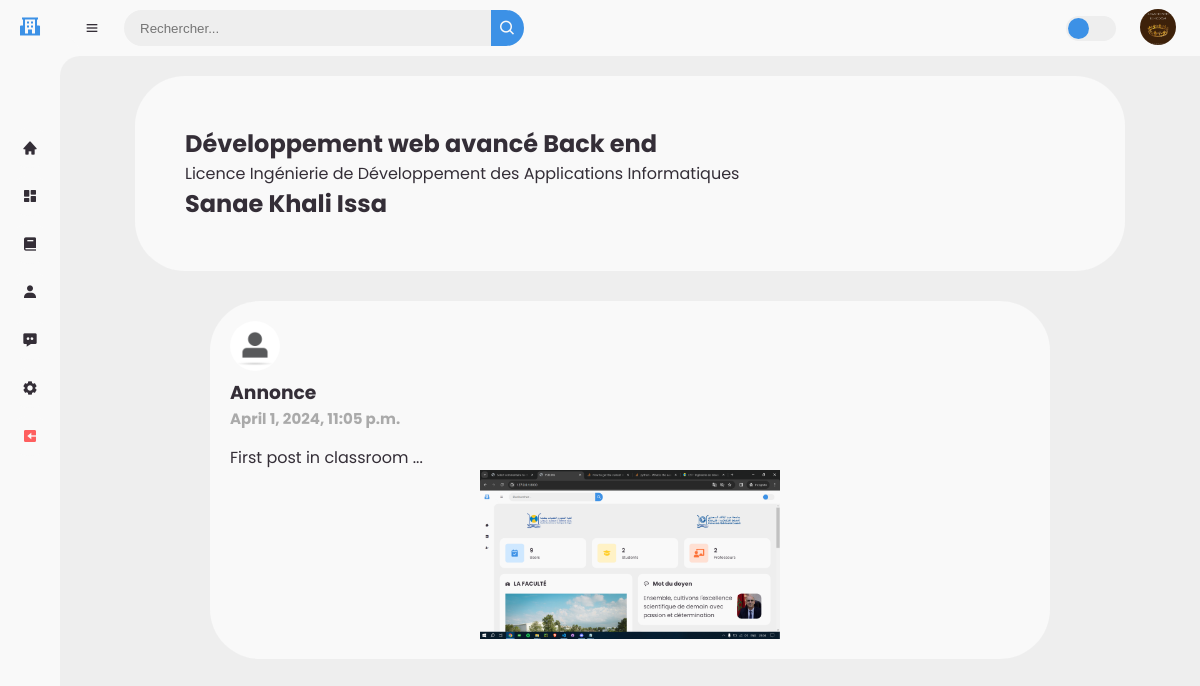
/classroom/1/ (signed in), run on the app's committed database.
### app1/models.py (models this page shows, shortened)
class Profile(models.Model):
    user = models.OneToOneField(User,unique=True, on_delete=models.CASCADE)
    birth_date = models.DateField(null=True, blank=True)
    class Type(models.TextChoices):
        etudiant = 'Etudiant', 'Etudiant'
        enseignant = 'Enseignant' , 'Enseignant'
        entreprise = 'Entreprise' , 'Entreprise'
    type = models.TextField(choices=Type.choices ,null=True,blank=True)
    picture = models.ImageField(blank=True,null=True,upload_to="profile_imgs/",default="profile_imgs/default.jpg")
    bio = models.TextField(max_length=500, blank=True,null=True,default="vide bio")
    phonenumber = models.TextField(max_length=14,blank=True,null=True,default="+212000000")
    adresse = models.TextField(blank=True,null=True,default="vide adresse")
    privacy = models.BooleanField(blank=True,default=0)

class Classe_etudiant(models.Model):
    etudiant = models.ForeignKey(Etudiant, on_delete=models.CASCADE)
    classroom = models.ForeignKey(Classroom, on_delete=models.CASCADE)

class Classroom(models.Model):
    title = models.TextField(null=True)
    description= models.TextField(null=True)
    enseignant = models.ForeignKey(Enseignant, on_delete=models.CASCADE)

class Enseignant(models.Model):
    user = models.OneToOneField(User,unique=True, on_delete=models.CASCADE)
    departement = models.TextField(null=True)

class Class_publication(models.Model):
    content=models.TextField(null=True)
    attachement=models.FileField(null=True,upload_to="classroom_files/")
    date_pub=models.DateTimeField(auto_now_add=True)
    class Type(models.TextChoices):
        devoir = 'devoir', 'devoir'
        annonce = 'annonce' , 'annonce'
    type = models.TextField(choices=Type.choices ,null=True)
    note=models.IntegerField(null=True)
    classroom=models.ForeignKey(Classroom,on_delete=models.CASCADE)

### app1/views.py (the view, shortened to what this page needs)
# urls.py: path('classroom/<class_id>/',views.classroom,name='classroom'),
@login_required(login_url = "login")
def classroom(request,class_id):
    if request.user.is_authenticated:
        us= request.user
        profile = Profile.objects.get(user=us)
        if profile.type == "Etudiant":
            classroom = Classe_etudiant.objects.get(id=class_id)
        elif profile.type == "Enseignant":
            classroom = Classroom.objects.get(id=class_id)
        classroompubs = reversed(Class_publication.objects.filter(classroom=class_id))
    return render(request,"etudiant/classroom.html",{"classroom":classroom,"classroompubs":classroompubs})

### templates/etudiant/classroom.html (shortened to what this page needs)
{%extends 'layout/index.html'%}
{%load static%}
{%block content%}
<link rel="stylesheet" href="{% static 'css/classroom.css' %}">
<section class="container">
    {%if request.user.profile.type == "Etudiant"%}
    <div class="classroom_info">
        <h2 class="info">{{classroom.classroom.title}}</h2>
        <p class="info">{{classroom.classroom.description}}</p>
        <h2 class="right info">{{classroom.classroom.enseignant.user.first_name}} {{classroom.classroom.enseignant.user.last_name}}</h2>
    </div>
    {%endif%}
    {%for pub in classroompubs%}
    <a href="{% url 'classroompub' pub_id=pub.id %}" class="postclickable">
        <div class="classroompub">
            <div class="pub">
                <div class="pub_head">
                    <img src="{{pub.classroom.enseignant.user.profile.picture.url}}" alt="Profile Picture" class="profile-picture">
                    <div class="pub-info">
                        <h3 class="info">{{pub.type}}</h3>
                        <h5 class="pub-date ">{{pub.date_pub}}</h5>
                    </div>
                </div>
                <div class="pub-content">
                    <p class="info">{{pub.content}}</p>
                    <div class="pubattch">
                        {%if pub.attachement%}
                        <img src="{{pub.attachement.url}}" alt="" width="300">
                        {%endif%}
                    </div>
                </div>
            </div>
        </div>
    </a>
    {%endfor%}
</section>
{%endblock%}

### templates/layout/index.html (shortened to what this page needs)
{%load static%}
<!DOCTYPE html>
<html lang="en">
<head>
	<link href='https://unpkg.com/boxicons@2.0.9/css/boxicons.min.css' rel='stylesheet'>
	<link href='https://unpkg.com/boxicons@2.1.4/css/boxicons.min.css' rel='stylesheet'>
	<link href='//cdnjs.cloudflare.com/ajax/libs/font-awesome/6.0.0/css/all.min.css' rel='stylesheet'>
	<link rel="stylesheet" href="{% static 'css/style.css' %}">
</head>
<body>
    <section id="sidebar" class="hide">
    <a href="/" class="brand">
        <i class='bx bxs-school'></i>
    </a>
    <ul class="side-menu top">
        {%if request.user.is_authenticated%}
        <li {%if request.path == "/dashboard/home" %}class="active"{%endif%}>
            <a href="/dashboard/home">
                <i class='bx bxs-home' ></i>
            </a>
        </li>
        <li {%if request.path == "/dashboard/" %}class="active"{%endif%} >
            <a href="/dashboard">
                <i class='bx bxs-dashboard' ></i>
            </a>
        </li>
        {%if request.user.profile.type == "Etudiant" or request.user.profile.type == "Enseignant" %}
        <li {%if request.path == "/classrooms/" %}class="active"{%endif%}>
            <a href="{%url 'classrooms'%}">
                <i class='bx bxs-book'></i>
            </a>
        </li>
        {%endif%}
        <li {%if request.path == "/profile/" %}class="active"{%endif%}>
            <a href="/profile">
                <i class='bx bxs-user'></i>
            </a>
        </li>
        <li {%if request.path == "/chat/" %}class="active"{%endif%}>
            <a href="/chat">
                <i class='bx bxs-message-dots' ></i>
            </a>
        </li>
        <li {%if request.path == "/profilesettings/" %}class="active"{%endif%}>
            <a href="/profilesettings">
                <i class='bx bxs-cog' ></i>
            </a>
        </li>
        <li>
            <a href="/logout" class="logout">
                <i class='bx bxs-exit bx-rotate-180' ></i>
            </a>
        </li>
        {%endif%}
    </ul>
</section>
<section id="content">
    <nav class="navbar">
        <i class='bx bx-menu' ></i>
        <form action="/profile_search" method="post">
            <div class="form-input">
                <input name="search" type="search" placeholder="Rechercher...">
                <button type="submit" class="search-btn"><i class='bx bx-search' ></i></button>
            </div>
        </form>
        <label for="switch-mode" class="switch-mode"></label>
        {%if request.user.is_authenticated%}
        <a href="/profile" class="profile">
            <img src="{{request.user.profile.picture.url}}">
        </a>
        {%endif%}
    </nav>
        {% block content %}
        {% endblock %}
</body>
</html>

### static/css/style.css (style rules this page uses)
* { margin: 0; padding: 0; box-sizing: border-box; }
a { color: var(--dark); text-decoration: none; }
li { list-style: none; }
:root { --poppins: 'Poppins', sans-serif; --lato: 'Lato', sans-serif; --light: #F9F9F9; --blue: #3C91E6; --light-blue: #CFE8FF; --grey: #eee; --dark-grey: #AAAAAA; --dark: #342E37; --red: #DB504A; --yellow: #FFCE26; --light-yellow: #FFF2C6; --orange: #FD7238; --light-orange: #FFE0D3; }
html { overflow-x: hidden; }
body { background: var(--grey); overflow-x: hidden; }
#sidebar { position: fixed; top: 0; left: 0; width: 280px; height: 100%; background: var(--light); z-index: 2000; font-family: var(--lato); transition: .3s ease; overflow-x: hidden; scrollbar-width: none; }
#sidebar.hide { width: 60px; }
#sidebar .brand { font-size: 24px; font-weight: 700; height: 56px; display: flex; align-items: center; color: var(--blue); position: sticky; top: 0; left: 0; background: var(--light); z-index: 500; padding-bottom: 20px; box-sizing: content-box; }
#sidebar .brand .bx { min-width: 60px; display: flex; justify-content: center; }
#sidebar .side-menu { width: 100%; margin-top: 48px; }
#sidebar .side-menu li { height: 48px; background: transparent; margin-left: 6px; border-radius: 48px 0 0 48px; padding: 4px; }
#sidebar .side-menu li a { width: 100%; height: 100%; background: var(--light); display: flex; align-items: center; border-radius: 48px; font-size: 16px; color: var(--dark); white-space: nowrap; overflow-x: hidden; }
#sidebar.hide .side-menu li a { width: calc(48px - (4px * 2)); transition: width .3s ease; }
#sidebar .side-menu li a.logout { color: var(--red); }
#sidebar .side-menu li a .bx { min-width: calc(60px - ((4px + 6px) * 2)); display: flex; justify-content: center; }
#content { position: relative; width: calc(100% - 280px); left: 280px; transition: .3s ease; }
#sidebar.hide ~ #content { width: calc(100% - 60px); left: 60px; }
#content nav { height: 56px; background: var(--light); padding: 0 24px; display: flex; align-items: center; grid-gap: 24px; font-family: var(--lato); position: sticky; top: 0; left: 0; z-index: 1000; }
#content nav::before { content: ''; position: absolute; width: 40px; height: 40px; bottom: -40px; left: 0; border-radius: 50%; box-shadow: -20px -20px 0 var(--light); }
#content nav a { color: var(--dark); }
#content nav .bx.bx-menu { cursor: pointer; color: var(--dark); }
#content nav form { max-width: 400px; width: 100%; margin-right: auto; }
#content nav form .form-input { display: flex; align-items: center; height: 36px; }
#content nav form .form-input input { flex-grow: 1; padding: 0 16px; height: 100%; border: none; background: var(--grey); border-radius: 36px 0 0 36px; outline: none; width: 100%; color: var(--dark); }
#content nav form .form-input button { width: 36px; height: 100%; display: flex; justify-content: center; align-items: center; background: var(--blue); color: var(--light); font-size: 18px; border: none; outline: none; border-radius: 0 36px 36px 0; cursor: pointer; }
#content nav .profile img { width: 36px; height: 36px; object-fit: cover; border-radius: 50%; }
#content nav .switch-mode { display: block; min-width: 50px; height: 25px; border-radius: 25px; background: var(--grey); cursor: pointer; position: relative; }
#content nav .switch-mode::before { content: ''; position: absolute; top: 2px; left: 2px; bottom: 2px; width: calc(25px - 4px); background: var(--blue); border-radius: 50%; transition: all .3s ease; }

### data on the page
Classe_etudiant: classroom "Développement web avancé Back end", classroom.description "Licence Ingénierie de Développement des Applications Informatiques", classroom.enseignant.user.first_name "Sanae", classroom.enseignant.user.last_name "Khali Issa"
Class_publication: classroom.enseignant.user.profile.picture (placeholder picture), type "annonce", date_pub "April 1, 2024, 11:05 p.m.", content "first post in classroom ...", attachement (picture)
